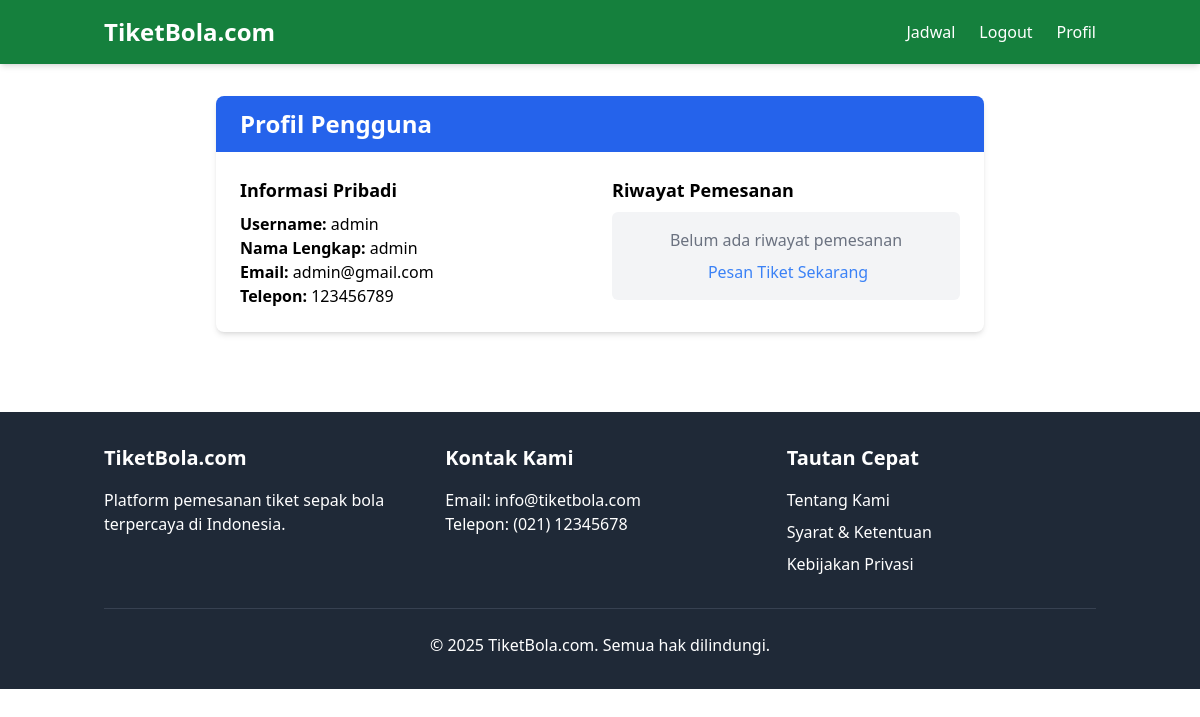
Page /profile.php (signed in) on the earlier database version.
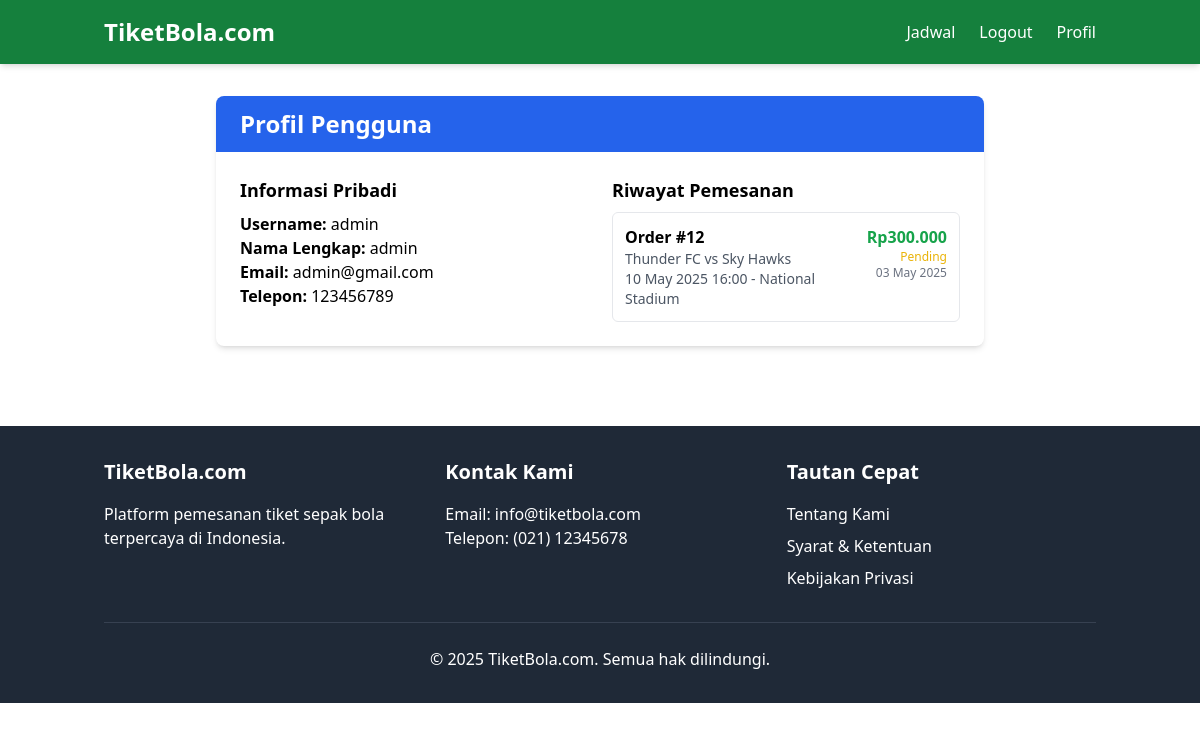
Same page on the later database version.
### tables this page shows
CREATE TABLE `matches` (
  `id` int NOT NULL AUTO_INCREMENT,
  `team_home` varchar(100) NOT NULL,
  `team_away` varchar(100) NOT NULL,
  `match_date` datetime NOT NULL,
  `stadium` varchar(100) NOT NULL,
  `description` text,
  `created_at` timestamp NULL DEFAULT CURRENT_TIMESTAMP,
  `is_completed` tinyint(1) DEFAULT '0',
  PRIMARY KEY (`id`)
);

### profile.php (the view, shortened to what the changed rows need)
<?php
require_once 'config/database.php';
require_once 'includes/header.php';
$orders = $pdo->prepare("
    SELECT o.id, o.order_date, o.total_amount, o.status
    FROM orders o
    WHERE o.user_id = ?
    ORDER BY o.order_date DESC
    LIMIT 5
");
$orders->execute([$_SESSION['user_id']]);
$orders = $orders->fetchAll();
foreach ($orders as &$order) {
    $stmt = $pdo->prepare("
        SELECT m.team_home, m.team_away, m.match_date, m.stadium
        FROM order_items oi
        JOIN tickets t ON oi.ticket_id = t.id
        JOIN matches m ON t.match_id = m.id
        WHERE oi.order_id = ?
        LIMIT 1
    ");
    $stmt->execute([$order['id']]);
}
?>
<div class="container mx-auto px-4 py-8">
    <div class="max-w-3xl mx-auto bg-white rounded-lg shadow-md overflow-hidden">
        <div class="bg-blue-600 py-3 px-6">
            <h2 class="text-white text-2xl font-bold">Profil Pengguna</h2>
        </div>
        <div class="p-6">
            <div class="grid grid-cols-1 md:grid-cols-2 gap-6">
                <div>
                    <?php if (!empty($orders)): ?>
                        <div class="space-y-3">
                            <?php foreach ($orders as $order):
                                $match_date = isset($order['match_date']) ? new DateTime($order['match_date']) : null;
                                $order_date = new DateTime($order['order_date']);
                            ?>
                            <div class="border rounded-md p-3 hover:bg-gray-50 transition">
                                <a href="view_ticket.php?order_id=<?= $order['id'] ?>" class="block">
                                    <div class="flex justify-between items-start">
                                        <div>
                                            <p class="font-semibold">Order #<?= $order['id'] ?></p>
                                            <?php if (isset($order['team_home'])): ?>
                                                <p class="text-sm text-gray-600">
                                                    <?= htmlspecialchars($order['team_home']) ?> vs <?= htmlspecialchars($order['team_away']) ?>
                                                </p>
                                                <?php if ($match_date): ?>
                                                    <p class="text-sm text-gray-600">
                                                        <?= $match_date->format('d M Y H:i') ?> - <?= htmlspecialchars($order['stadium']) ?>
                                                    </p>
                                                <?php endif; ?>
                                            <?php endif; ?>
                                        </div>
                                        <div class="text-right">
                                            <p class="font-bold text-green-600">
                                                Rp<?= number_format($order['total_amount'], 0, ',', '.') ?>
                                            </p>
                                            <p class="text-xs <?=
                                                $order['status'] === 'completed' ? 'text-green-500' :
                                                ($order['status'] === 'pending' ? 'text-yellow-500' : 'text-red-500')
                                            ?>">
                                                <?= ucfirst($order['status']) ?>
                                            </p>
                                            <p class="text-xs text-gray-500">
                                                <?= $order_date->format('d M Y') ?>
                                            </p>
                                        </div>
                                    </div>
                                </a>
                            </div>
                            <?php endforeach; ?>
                        </div>
                    <?php else: ?>
                        <div class="text-center py-4 bg-gray-100 rounded-md">
                            <p class="text-gray-500">Belum ada riwayat pemesanan</p>
                            <a href="matches.php" class="text-blue-500 hover:text-blue-700 mt-2 inline-block">
                                <i class="fas fa-ticket-alt mr-1"></i> Pesan Tiket Sekarang
                            </a>
                        </div>
                    <?php endif; ?>
                </div>
            </div>
        </div>
    </div>
</div>
<?php require_once 'includes/footer.php'; ?>

Differences in the rows shown:
now on this page (row edited): matches: id "12", team_home "Thunder FC", team_away "Sky Hawks", match_date "10 May 2025 16:00", stadium "National Stadium", total_amount "300.000", status "Pending", format "03 May 2025"
Other differences:
text no longer shown: "Belum ada riwayat pemesanan Pesan Tiket Sekarang"
